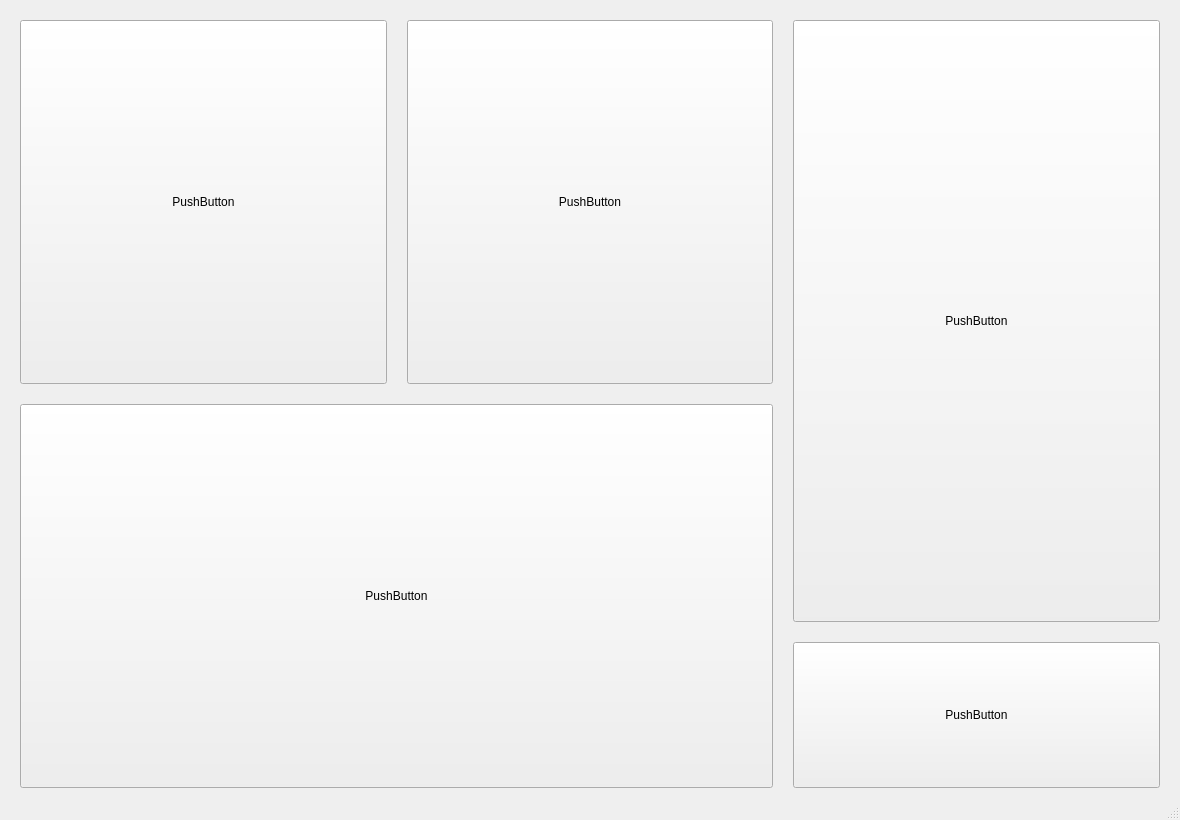
<?xml version="1.0" encoding="UTF-8"?>
<ui version="4.0">
 <class>MainWindow</class>
 <widget class="QMainWindow" name="MainWindow">
  <property name="geometry">
   <rect>
    <x>0</x>
    <y>0</y>
    <width>1180</width>
    <height>820</height>
   </rect>
  </property>
  <property name="minimumSize">
   <size>
    <width>1180</width>
    <height>820</height>
   </size>
  </property>
  <property name="windowTitle">
   <string>MainWindow</string>
  </property>
  <widget class="QWidget" name="centralwidget">
   <property name="sizePolicy">
    <sizepolicy hsizetype="Preferred" vsizetype="Preferred">
     <horstretch>0</horstretch>
     <verstretch>0</verstretch>
    </sizepolicy>
   </property>
   <layout class="QGridLayout" name="gridLayout">
    <property name="leftMargin">
     <number>20</number>
    </property>
    <property name="topMargin">
     <number>20</number>
    </property>
    <property name="rightMargin">
     <number>20</number>
    </property>
    <property name="bottomMargin">
     <number>10</number>
    </property>
    <property name="spacing">
     <number>20</number>
    </property>
    <item row="0" column="2" rowspan="2">
     <widget class="QPushButton" name="pushButton_5">
      <property name="sizePolicy">
       <sizepolicy hsizetype="Expanding" vsizetype="Expanding">
        <horstretch>2</horstretch>
        <verstretch>3</verstretch>
       </sizepolicy>
      </property>
      <property name="minimumSize">
       <size>
        <width>0</width>
        <height>0</height>
       </size>
      </property>
      <property name="text">
       <string>PushButton</string>
      </property>
     </widget>
    </item>
    <item row="1" column="0" rowspan="2" colspan="2">
     <widget class="QPushButton" name="pushButton_3">
      <property name="sizePolicy">
       <sizepolicy hsizetype="Expanding" vsizetype="Expanding">
        <horstretch>2</horstretch>
        <verstretch>2</verstretch>
       </sizepolicy>
      </property>
      <property name="minimumSize">
       <size>
        <width>0</width>
        <height>0</height>
       </size>
      </property>
      <property name="text">
       <string>PushButton</string>
      </property>
     </widget>
    </item>
    <item row="0" column="1">
     <widget class="QPushButton" name="pushButton_2">
      <property name="sizePolicy">
       <sizepolicy hsizetype="Expanding" vsizetype="Expanding">
        <horstretch>1</horstretch>
        <verstretch>5</verstretch>
       </sizepolicy>
      </property>
      <property name="minimumSize">
       <size>
        <width>0</width>
        <height>0</height>
       </size>
      </property>
      <property name="text">
       <string>PushButton</string>
      </property>
     </widget>
    </item>
    <item row="0" column="0">
     <widget class="QPushButton" name="pushButton">
      <property name="sizePolicy">
       <sizepolicy hsizetype="Expanding" vsizetype="Expanding">
        <horstretch>1</horstretch>
        <verstretch>3</verstretch>
       </sizepolicy>
      </property>
      <property name="minimumSize">
       <size>
        <width>0</width>
        <height>0</height>
       </size>
      </property>
      <property name="text">
       <string>PushButton</string>
      </property>
     </widget>
    </item>
    <item row="2" column="2">
     <widget class="QPushButton" name="pushButton_4">
      <property name="sizePolicy">
       <sizepolicy hsizetype="Expanding" vsizetype="Expanding">
        <horstretch>1</horstretch>
        <verstretch>1</verstretch>
       </sizepolicy>
      </property>
      <property name="minimumSize">
       <size>
        <width>0</width>
        <height>0</height>
       </size>
      </property>
      <property name="text">
       <string>PushButton</string>
      </property>
     </widget>
    </item>
   </layout>
  </widget>
  <widget class="QMenuBar" name="menubar">
   <property name="geometry">
    <rect>
     <x>0</x>
     <y>0</y>
     <width>1180</width>
     <height>21</height>
    </rect>
   </property>
  </widget>
  <widget class="QStatusBar" name="statusbar"/>
 </widget>
 <resources/>
 <connections/>
</ui>
